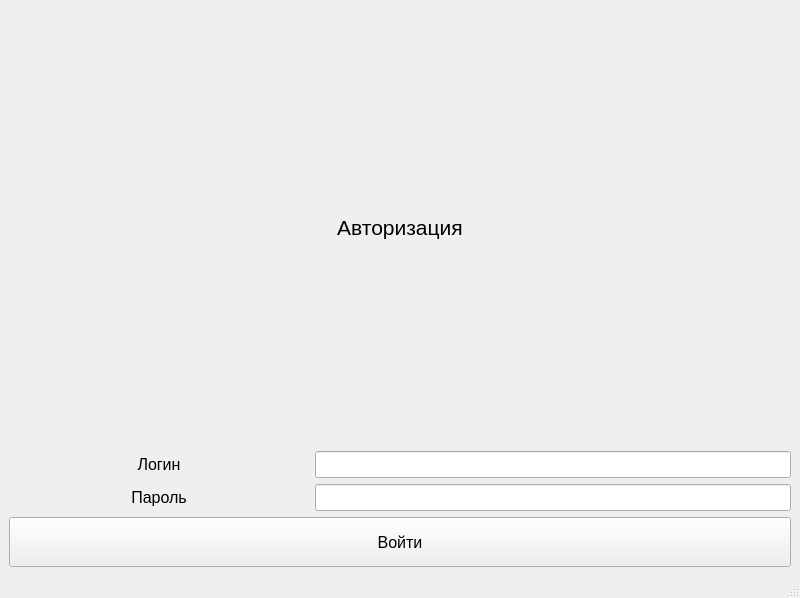
<?xml version="1.0" encoding="UTF-8"?>
<ui version="4.0">
 <class>MainWindow</class>
 <widget class="QMainWindow" name="MainWindow">
  <property name="geometry">
   <rect>
    <x>0</x>
    <y>0</y>
    <width>800</width>
    <height>598</height>
   </rect>
  </property>
  <property name="windowTitle">
   <string>Авторизация</string>
  </property>
  <widget class="QWidget" name="centralwidget">
   <layout class="QVBoxLayout" name="verticalLayout_2">
    <item>
     <layout class="QVBoxLayout" name="verticalLayout">
      <item>
       <widget class="QLabel" name="authLabel">
        <property name="sizePolicy">
         <sizepolicy hsizetype="Preferred" vsizetype="Minimum">
          <horstretch>0</horstretch>
          <verstretch>0</verstretch>
         </sizepolicy>
        </property>
        <property name="font">
         <font>
          <pointsize>16</pointsize>
         </font>
        </property>
        <property name="text">
         <string>Авторизация</string>
        </property>
        <property name="alignment">
         <set>Qt::AlignCenter</set>
        </property>
       </widget>
      </item>
      <item>
       <layout class="QHBoxLayout" name="horizontalLayout">
        <item>
         <widget class="QLabel" name="loginLabel">
          <property name="sizePolicy">
           <sizepolicy hsizetype="Fixed" vsizetype="Preferred">
            <horstretch>0</horstretch>
            <verstretch>0</verstretch>
           </sizepolicy>
          </property>
          <property name="minimumSize">
           <size>
            <width>300</width>
            <height>0</height>
           </size>
          </property>
          <property name="font">
           <font>
            <pointsize>12</pointsize>
           </font>
          </property>
          <property name="text">
           <string>Логин</string>
          </property>
          <property name="alignment">
           <set>Qt::AlignCenter</set>
          </property>
         </widget>
        </item>
        <item>
         <widget class="QLineEdit" name="loginLineEdit">
          <property name="font">
           <font>
            <pointsize>12</pointsize>
           </font>
          </property>
         </widget>
        </item>
       </layout>
      </item>
     </layout>
    </item>
    <item>
     <layout class="QHBoxLayout" name="horizontalLayout_2">
      <item>
       <widget class="QLabel" name="passwordLabel">
        <property name="minimumSize">
         <size>
          <width>300</width>
          <height>0</height>
         </size>
        </property>
        <property name="font">
         <font>
          <pointsize>12</pointsize>
         </font>
        </property>
        <property name="text">
         <string>Пароль</string>
        </property>
        <property name="alignment">
         <set>Qt::AlignCenter</set>
        </property>
       </widget>
      </item>
      <item>
       <widget class="QLineEdit" name="passwordLineEdit">
        <property name="font">
         <font>
          <pointsize>12</pointsize>
         </font>
        </property>
       </widget>
      </item>
     </layout>
    </item>
    <item>
     <widget class="QPushButton" name="enterLabel">
      <property name="sizePolicy">
       <sizepolicy hsizetype="Preferred" vsizetype="Fixed">
        <horstretch>0</horstretch>
        <verstretch>0</verstretch>
       </sizepolicy>
      </property>
      <property name="minimumSize">
       <size>
        <width>0</width>
        <height>50</height>
       </size>
      </property>
      <property name="font">
       <font>
        <pointsize>12</pointsize>
       </font>
      </property>
      <property name="text">
       <string>Войти</string>
      </property>
     </widget>
    </item>
   </layout>
  </widget>
  <widget class="QMenuBar" name="menubar">
   <property name="geometry">
    <rect>
     <x>0</x>
     <y>0</y>
     <width>800</width>
     <height>21</height>
    </rect>
   </property>
  </widget>
  <widget class="QStatusBar" name="statusbar"/>
 </widget>
 <resources/>
 <connections/>
</ui>
